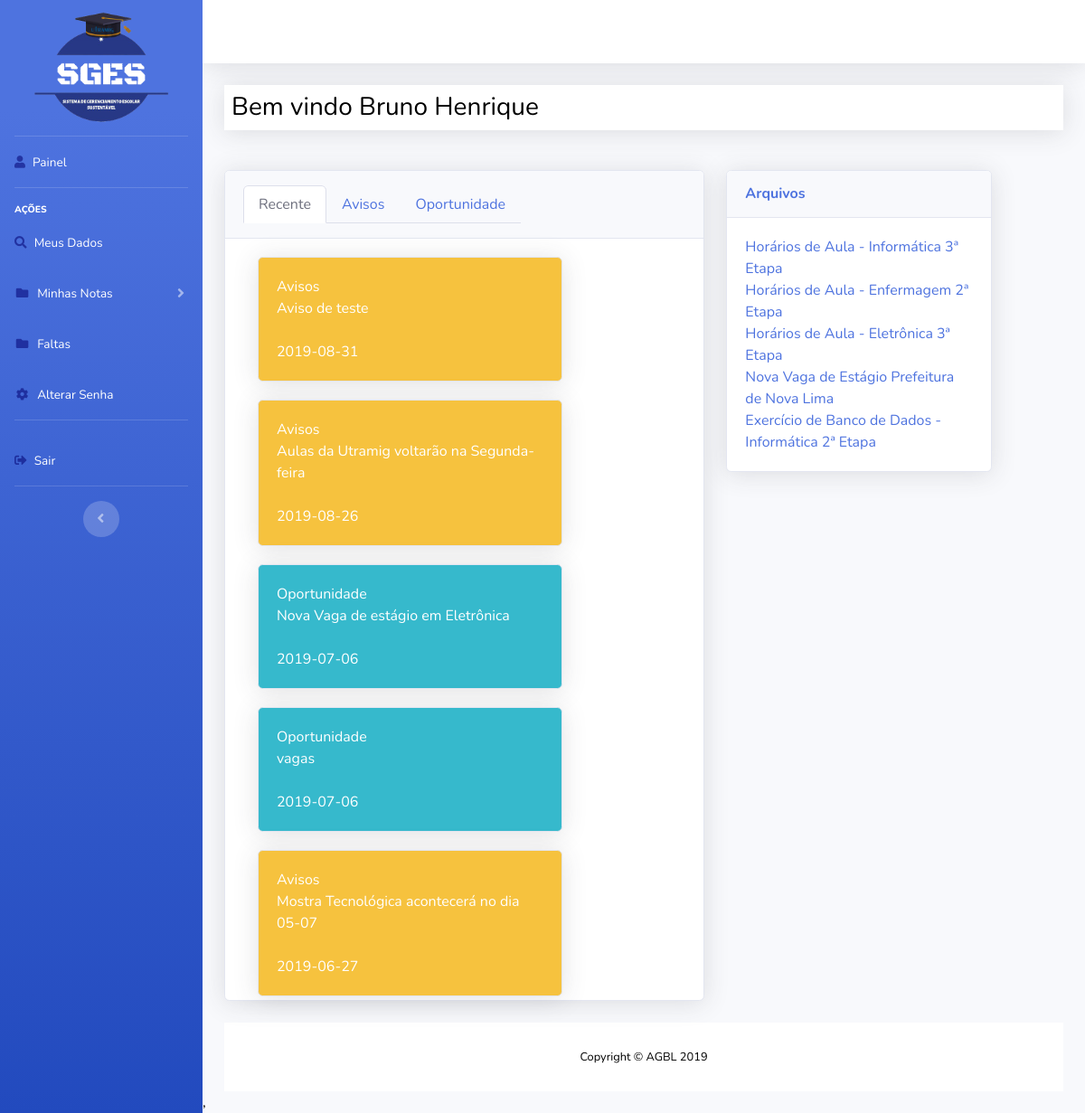
Screenshot of /telas/home.php (signed in) with the database file from the repository.
### tables this page shows
CREATE TABLE IF NOT EXISTS `tbaviso` (
  `tbaviso_id` int(11) NOT NULL,
  `tipo` varchar(500) NOT NULL,
  `mensagem` varchar(500) NOT NULL,
  `data` date NOT NULL
);

CREATE TABLE IF NOT EXISTS `tbarquivos` (
  `idarquivo` int(11) NOT NULL,
  `nome_arquivo` varchar(255) NOT NULL,
  `tipo_arquivo` varchar(255) NOT NULL,
  `caminho_arquivo` varchar(255) NOT NULL,
  `tamanho_arquivo` varchar(255) NOT NULL
);

### classes/conecta.class.php (called while the page is built)
<?php
	class Conecta {
	public static $conn;
	public static function abrirConexao(){
	if (!isset (self::$conn)){
	self::$conn = new PDO('mysql:host=localhost;
	dbname=wpinfor09', 'root', '', array
	(PDO::MYSQL_ATTR_INIT_COMMAND=> "SET NAMES utf8"));
	}
	return self::$conn;
	 }
	}
?>

### telas/home.php (the view, shortened to what this page needs)
<?php
	include 'cabecalho.php';
	require_once "../classes/conecta.class.php";
?>
        <div class="container-fluid">
		  <div class="d-flex flex-column mb-4 shadow">
				<div class="p-2 bg-white"><h1 class="h3 mb-0 text-white-800">Bem vindo <?php echo $logado;?></h1></div>
          </div>
          <div class="row">
            <div class="col-xl-7 col-lg-5">
              <div class="card shadow mb-4">
                <div class="card-header py-3 d-flex flex-row align-items-center justify-content-between">
				   <ul class="nav nav-tabs" id="myTab" role="tablist">
					  <li class="nav-item">
						<a class="nav-link active" id="home-tab" data-toggle="tab" href="#home" role="tab" aria-controls="home" aria-selected="true">Recente</a>
					  </li>
					  <li class="nav-item">
						<a class="nav-link" id="profile-tab" data-toggle="tab" href="#profile" role="tab" aria-controls="profile" aria-selected="false">Avisos</a>
					  </li>
					  <li class="nav-item">
						<a class="nav-link" id="contact2-tab" data-toggle="tab" href="#contact2" role="tab" aria-controls="contact" aria-selected="false">Oportunidade</a>
					  </li>
					  </ul>
                  </div>
				<div id="section1" class="container-fluid" id="recente">
					<div class="tab-content" id="myTabContent">
					  <div class="tab-pane fade show active" id="home" role="tabpanel" aria-labelledby="home-tab">
						<?php
                        $sql = " SELECT * from tbaviso WHERE tipo != 'tarefas' ORDER BY data DESC LIMIT 5;";
                        $stmt = Conecta::abrirConexao()->prepare($sql);
                        $stmt->execute();
                        $linhas = $stmt->fetchAll(PDO::FETCH_ASSOC);
                          foreach ( $linhas as $linha ) {
							echo '<div class="col-lg-9 mb-1">
									<div class="card ';
									if ($linha["tipo"]== "Avisos") {
										echo "bg-warning";
									}else if ($linha["tipo"] == "Oportunidade"){
										echo "bg-info";
									}
									echo ' text-white shadow">
									<div class="card-body">';
                            echo ("<tr><td>");
                            echo($linha['tipo']);
                            echo("</td><br><td>");
                            echo($linha['mensagem']);
                            echo("</td><br><td>");
                            echo($linha['data']);
                            echo("</td><br></tr>");
                           ?>
						   </div>
						   </div>
						   </div>
						   <?php
						    }
						?>
					  </div>
					</div>
              </div>
			  </div>
            </div>
            <div class="col-xl-4 col-lg-4">
              <div class="card shadow mb-4">
                <div class="card-header py-3 d-flex flex-row align-items-left justify-content-between">
                  <h6 class="m-0 font-weight-bold text-primary" >Arquivos</h6>
                </div>
                <div class="card-body">
					<?php
					$sql = "SELECT * FROM tbarquivos;";
					$stmt = Conecta::abrirConexao()->prepare($sql);
					$stmt->execute();
					$linhas = $stmt->fetchAll(PDO::FETCH_ASSOC);
					foreach ( $linhas as $linha ) {
							echo '<a href="'.$linha['nome_arquivo'].'" download>'.$linha['nome_arquivo'].'</a><br>';
						}
					?>
				</div>
            </div>
          </div>
      </div>
<?php
	include 'rodape.php';
?>

### telas/cabecalho.php (shortened to what this page needs)
<!DOCTYPE html>
<html lang="en">
<?php
$logado = $_SESSION['nome_completo'];
?>
<head>
  <link href="../vendor/fontawesome-free/css/all.min.css" rel="stylesheet" type="text/css">
  <link href="../css/sb-admin-2.min.css" rel="stylesheet">
</head>
<body id="page-top">
  <div id="wrapper">
    <ul class="navbar-nav bg-gradient-primary sidebar sidebar-dark accordion" id="accordionSidebar">
      <a class="sidebar-brand d-flex align-items-center justify-content-center" href="home.php" style="height:150px;">
        <img src="../img/logo-sges3.png" width="80%">
      </a>
      <hr class="sidebar-divider my-0">
      <li class="nav-item">
        <a class="nav-link" href="home.php">
          <i class="fas fa-user"></i>
          <span>Painel</span></a>
      </li>
      <hr class="sidebar-divider">
      <div class="sidebar-heading">
        Ações
      </div>
      <li class="nav-item">
        <a class="nav-link" href="consultar_aluno.php">
          <i class="fas fa-search"></i>
          <span>Meus Dados</span>
        </a>
      </li>
      <li class="nav-item">
        <a class="nav-link collapsed" href="#" data-toggle="collapse" data-target="#collapsePages" aria-expanded="true" aria-controls="collapsePages">
          <i class="fas fa-fw fa-folder"></i>
          <span>Minhas Notas</span>
        </a>
      </li>
      <li class="nav-item">
        <a class="nav-link collapsed" href="consultar_faltas.php">
          <i class="fas fa-fw fa-folder"></i>
          <span>Faltas</span>
        </a>
      </li>
	  <li class="nav-item">
        <a class="nav-link collapsed" href="alterarsenha.php">
          <i class="fas fa-fw fa-cog"></i>
          <span>Alterar Senha</span>
        </a>
      </li>
      <hr class="sidebar-divider">
      <li class="nav-item">
        <a class="nav-link" href="sair.php">
          <i class="fas fa-sign-out-alt"></i>
          <span>Sair</span></a>
      </li>
      <hr class="sidebar-divider d-none d-md-block">
      <div class="text-center d-none d-md-inline">
        <button class="rounded-circle border-0" id="sidebarToggle"></button>
      </div>
    </ul>
    <div id="content-wrapper" class="d-flex flex-column">
      <div id="content">
        <nav class="navbar navbar-expand navbar-light bg-white topbar mb-4 static-top shadow">
        </nav>

### telas/rodape.php (shortened to what this page needs)
      <footer class="sticky-footer bg-white">
        <div class="container my-auto">
          <div class="copyright text-center my-auto">
            <span>Copyright &copy; AGBL 2019</span>
          </div>
        </div>
      </footer>
    </div>
  </div>
  <script src="../js/demo/datatables-demo.js"></script>,
  <link rel="stylesheet" type="text/css" href="../css/bootstrap-duallistbox.min.css">
</body>
</html>

### rows the page displays
tbaviso: tipo "Avisos", mensagem "Aviso de teste", data "2019-08-31"
tbaviso: tipo "Avisos", mensagem "Aulas da Utramig voltarão na Segunda-feira", data "2019-08-26"
tbaviso: tipo "Oportunidade", mensagem "Nova Vaga de estágio em Eletrônica", data "2019-07-06"
tbaviso: tipo "Oportunidade", mensagem "vagas", data "2019-07-06"
tbaviso: tipo "Avisos", mensagem "Mostra Tecnológica acontecerá no dia 05-07", data "2019-06-27"
tbarquivos: nome_arquivo "Horários de Aula - Informática 3ª Etapa"
tbarquivos: nome_arquivo "Horários de Aula - Enfermagem 2ª Etapa"
tbarquivos: nome_arquivo "Horários de Aula - Eletrônica 3ª Etapa"
tbarquivos: nome_arquivo "Nova Vaga de Estágio Prefeitura de Nova Lima"
tbarquivos: nome_arquivo "Exercício de Banco de Dados - Informática 2ª Etapa"

### other values shown
$logado "Bruno Henrique"
